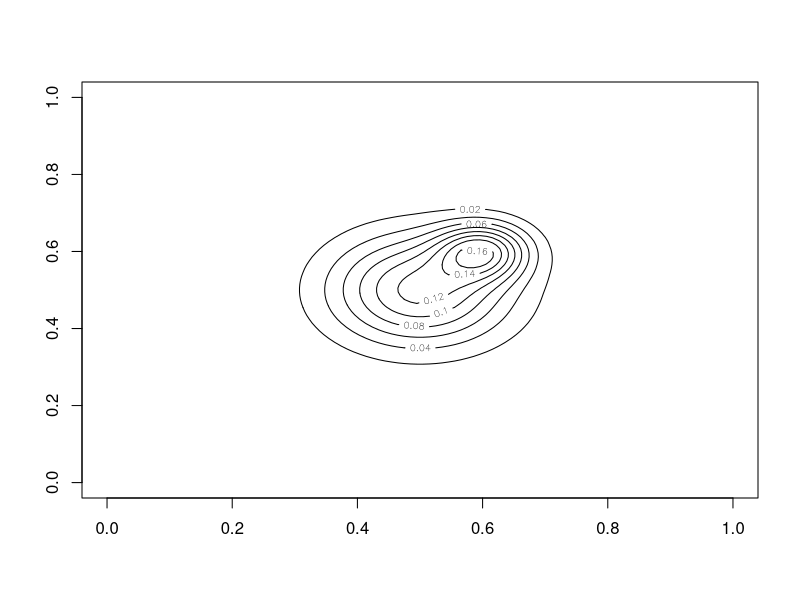

R code for this plot: (Note: this script raises an error after producing the figure.)
########################################################################
#
#
# Our first Metropolis-Hastings algorithm
#
# Sampling from a bivariate 2-component mixture of Gaussians
#
########################################################################

rm(list = ls())

d2norm = function(theta){
  0.8*dnorm(theta[1])*dnorm(theta[2])+
    0.2*dnorm(theta[1], 1, 0.5)*dnorm(theta[2], 1, 0.5)
}

N = 100
thetas1 = seq(-5,5,length=N)
thetas2 = seq(-5,5,length=N)
den = matrix(0,N,N)
for (i in 1:N)
  for (j in 1:N)
    den[i,j] = d2norm(c(thetas1[i],thetas2[j]))

par(mfrow=c(1,1))
contour(den)

x11()
par(mfrow=c(4,3))
M = 1000
draws = rep(0,M)
for (sd in c(0.05,0.1,0.5,1)){
  contour(thetas1,thetas2,den)
  theta = c(4,-4)
  for (i in 1:M){
    
    # sorteio do theta* da distribuicao que tenho acesso
    theta.star = rnorm(2, theta, sd)
    
    # Numerador do rho
    nume=d2norm(theta.star)/prod(dnorm(theta.star,theta,sd))
    
    # Denominador do rho
    deno=d2norm(theta)/prod(dnorm(theta,theta.star,sd))
    
    # aka rho
    alpha = min(1,nume/deno)
    
    if (runif(1)<alpha){
      theta = theta.star
    }
    draws[i]=theta[1]
    points(theta[1],theta[2],col=3,pch=6)
  }
  # points(draws,theta[2],col=3,pch=16)
  contour(thetas1,thetas2,den,add=TRUE,col=2)
  title(paste("sd=",sd,sep=""))
  ts.plot(draws)
  acf(draws)
}




